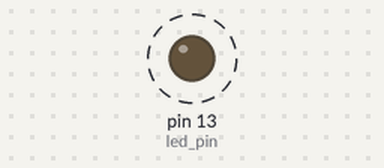
Bench run of a sketch on a simulated Arduino Uno, built with avr-gcc and run on an emulated ATmega328P. On the bench: output pins drawn as LEDs (lit = HIGH). Dashed ring = blinking.

Above: at 0.1 s.
Timing chart, 0 to 3.0 s (numbered marks = the images above):
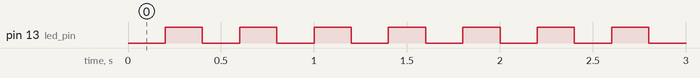

The sketch:

sketch_aug05b.ino
```cpp
int led_pin = 13;
int cur = 128;

void setup() {
  pinMode(led_pin, OUTPUT);
}

void loop() {
  analogWrite(led_pin, (cur = (cur + 128) % 256));
  delay(200);
}
```

Measured:
- by itself, pin 13 (led_pin): alternates HIGH for 0.20 s and LOW for 0.20 s
